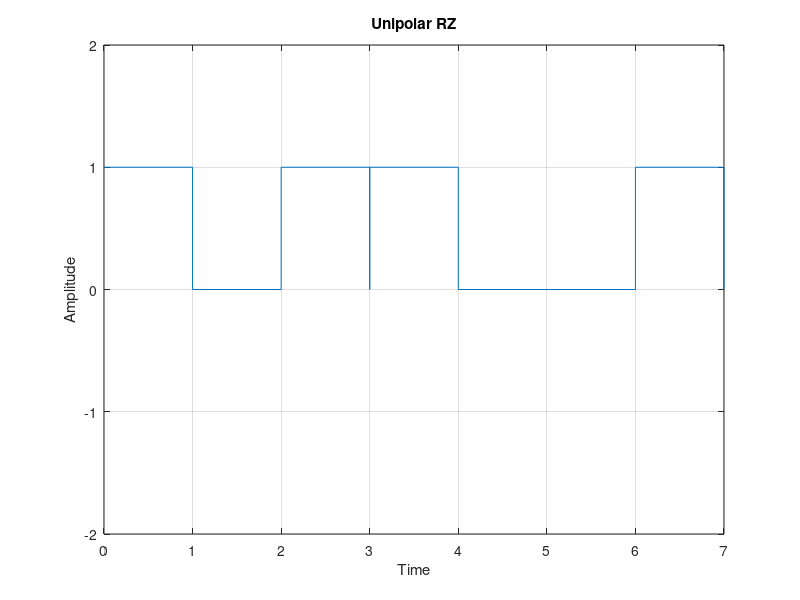

Write MATLAB code to recreate this figure.
% Example binary sequence
m = [1 0 1 1 0 0 1];

n = length(m);
x = [];
y = [];
for i = 1:n
    x = [x i - 1 i i];
    if (m(i) == 0)
        y = [y 0 0 0];
    else
        y = [y 1 1 0];
    end
end

% Plotting Unipolar RZ
figure;
plot(x, y);
axis([0, n, -2, 2]);
title('Unipolar RZ');
xlabel('Time');
ylabel('Amplitude');
grid on;
